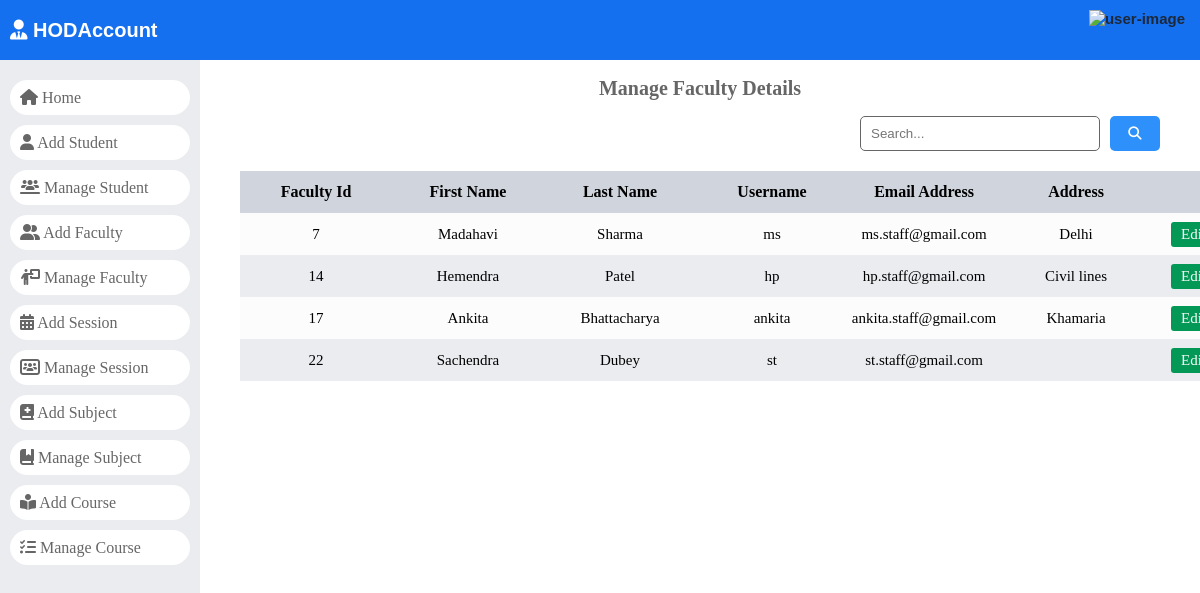
/manage_staff/, run on an earlier commit of the app's database.
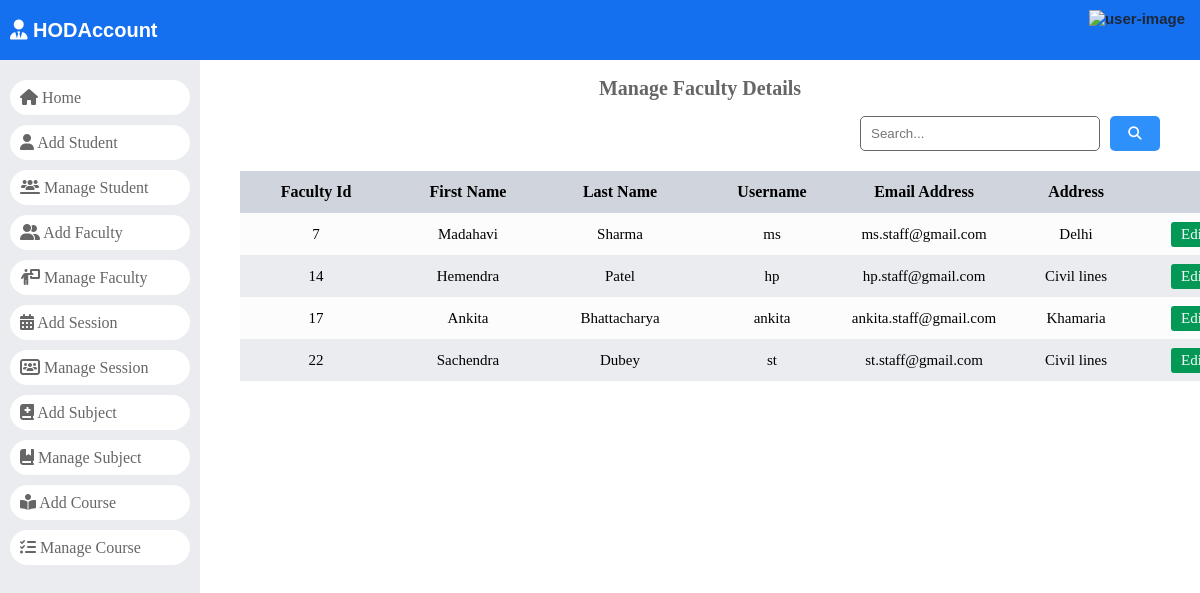
And on a later commit of the database.
### dashboard/models.py (models this page shows)
class Staffs(models.Model):
	id = models.AutoField(primary_key=True)
	admin = models.OneToOneField(CustomUser, on_delete = models.CASCADE)
	address = models.TextField()
	created_at = models.DateTimeField(auto_now_add=True)
	updated_at = models.DateTimeField(auto_now=True)
	objects = models.Manager()

class CustomUser(AbstractUser):
	HOD = '1'
	STAFF = '2'
	STUDENT = '3'
	EMAIL_TO_USER_TYPE_MAP = {
		'hod': HOD,
		'staff': STAFF,
		'student': STUDENT
	}
	user_type_data = ((HOD, "HOD"), (STAFF, "Staff"), (STUDENT, "Student"))
	user_type = models.CharField(default=1, choices=user_type_data, max_length=10)

### dashboard/HodViews.py (the view)
# urls.py: path('manage_staff/', HodViews.manage_staff, name="manage_staff"),
def manage_staff(request):
    staffs = Staffs.objects.all()
    context = {
        "staffs": staffs
    }
    return render(request, "Hod Page/manage_faculty.html", context)

### dashboard/templates/Hod Page/manage_faculty.html (shortened to what this page needs)
{% load static %}
<!DOCTYPE html>
<html lang="en">
<head>
    <link rel="stylesheet" href="https://cdnjs.cloudflare.com/ajax/libs/font-awesome/6.5.1/css/all.min.css"
 />
    <link rel="stylesheet" href="{% static 'style.css' %}">
</head>
<body>
    <header>
        <div>
            <a href="/">
                <div class="logo">
                    <i class="fa-solid fa-user-tie"></i>
                    HODAccount
                </div>
            </a>
        </div>
        {% include '../headerUser.html' %}
    </header>
    <div id="main">
        {% include './navigation.html' %}
        <div id="student_record">
            <div class="page-title">
                <h2>Manage Faculty Details</h2>
            </div>
            <div id="search-bar">
                <form action="" method="GET" class="search-form" data-search-record="#faculty-data tr">
                    <input type="search" name="search" id="search" placeholder="Search...">
                    <button type="submit">
                        <i class="fa-solid fa-magnifying-glass"></i>
                    </button>
                </form>
            </div>
            <div id="expese-record" class="record">
                <table>
                    <thead>
                        <tr>
                            <th>Faculty Id</th>
                            <th>First Name</th>
                            <th>Last Name</th>
                            <th>Username</th>
                            <th>Email Address</th>
                            <th>Address</th>
                            <th>Action</th>
                        </tr>
                    </thead>
                    <tbody id="faculty-data">
                        {% for staff in staffs %}
                        <tr>
                            <td>{{ staff.admin.id }}</td>
                            <td>{{ staff.admin.first_name }}</td>
                            <td>{{ staff.admin.last_name }}</td>
                            <td>{{ staff.admin.username }}</td>
                            <td>{{ staff.admin.email }}</td>
                            <td>{{ staff.address }}</td>
                            <td class="action">
                                <a href="{% url 'edit_staff' staff.admin.id %}" class="edit btn">
                                    Edit</a>
                            </td>
                        </tr>
                        {% endfor %}
                    </tbody>
                </table>
            </div>
        </div>
    </div>
</body>
</html>

What changed in the data, as far as the page shows it:
changed Staffs "Sachendra": address (not shown) → "Civil lines"
